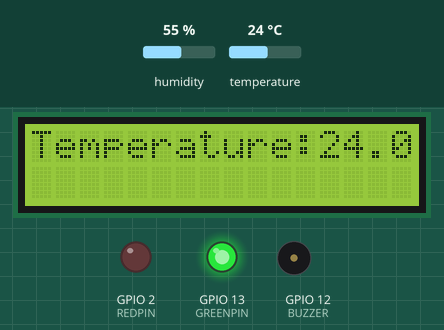
Simulated run of this sketch. Board: ESP8266 (NodeMCU). Parts: 16×2 character LCD, output pins drawn as LEDs (lit = HIGH), buzzer (waves = sounding, pin HIGH). The inputs (shaded band) are chosen by the test bench; at power-on: temperature 24 °C, humidity 55 %. WiFi joins after 1.5 s; servers stay silent unless stated; uploads are accepted with an empty reply; what the sketch prints to the serial monitor is not drawn.

Above: at 5.0 s.
5.1 s: temperature set to 34 °C
At 8.2 s:
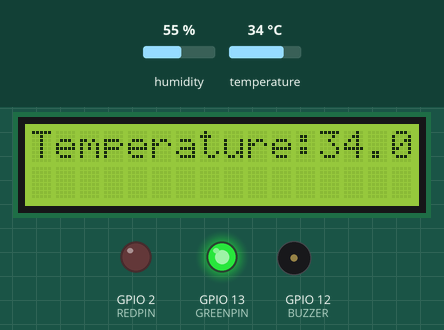
9.7 s: temperature set to 37 °C
At 12.0 s:
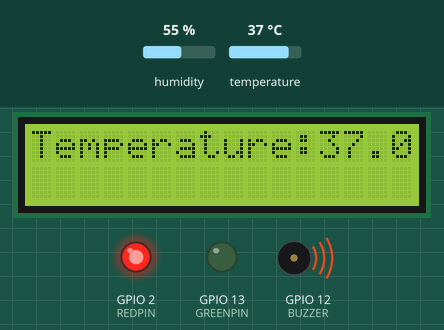
14.3 s: temperature set to 12 °C
At 18.5 s:
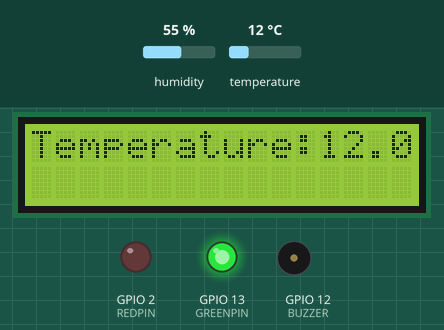
Timing chart, 0 to 20.0 s (numbered marks = the images above; inputs shaded):
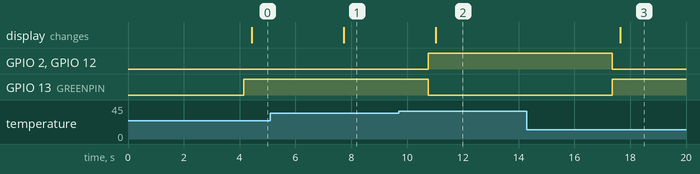

The sketch:

WEB_SERVER_TESTING_DHT_AND_LCD.ino
```cpp
#include <DHT.h>
#include <ESP8266WiFi.h>
#include <LiquidCrystal_I2C.h>

DHT dht(14, DHT11);

#define REDPIN 2
#define GREENPIN 13
#define BUZZER 12

const char* ssid = "RCA-WiFii";
const char* password = "@rca@2023";
//const char* host = "192.168.1.154";

LiquidCrystal_I2C lcd(0x27, 16, 2);

void setup()
{
  Serial.begin(115200);
  Serial.println("DHT11 Temperature and Humidity Sensor");
  dht.begin();

  // LEDs
  pinMode(REDPIN, OUTPUT);
  pinMode(GREENPIN, OUTPUT);
  pinMode(BUZZER, OUTPUT);

  // LCD
  lcd.begin(5,4);
  lcd.init();
  lcd.backlight();

  // Connect to Wi-Fi
  WiFi.begin(ssid, password);

  while (WiFi.status() != WL_CONNECTED) {
    delay(1000);
    Serial.println("Connecting to WiFi...");
  }
  Serial.println("Connected to WiFi");
}

void loop()
{
  delay(2000);
  float temperature = dht.readTemperature();
  float humidity = dht.readHumidity();

  if (isnan(temperature) || isnan(humidity))
  {
    Serial.println("Failed to read data from DHT sensor");
  }
  else
  {
    Serial.print("Temperature: ");
    Serial.print(temperature);
    Serial.print(" °C");
    Serial.println("");
    Serial.print("Humidity: ");
    Serial.print(humidity);
    Serial.print(" %");
  }

  if (temperature > 35){
    digitalWrite(REDPIN, HIGH);
    digitalWrite(BUZZER, HIGH);
    digitalWrite(GREENPIN, LOW);
   }
   else {
    digitalWrite(REDPIN, LOW);
    digitalWrite(BUZZER, LOW);
    digitalWrite(GREENPIN, HIGH);
   }
    Serial.println("About to send data ............");
   String tempData="";
   String indexNumber = "340722SPE0252022";
//   tempData = "{\"device\"=\"+indexNumber+\",\"temperature=\"+(String) temperature;
   tempData = "{\"temperature\": " +(String) temperature + ", \"humidity\": " + (String) humidity+ "}";
   uploadData("192.168.1.154",3000, "/data" , tempData);

   lcd.clear();
   lcd.print("Temperature:");
   lcd.print(temperature);

   delay(1000);

}

void uploadData(const char* host, const int httpPort, const char* filepath, const String& data) {
  WiFiClient wifiClient;

  if (wifiClient.connect(host, httpPort)) {
    wifiClient.print("POST ");
    wifiClient.print(filepath);
    wifiClient.println(" HTTP/1.1");
    wifiClient.print("Host: ");
    wifiClient.println(host);
    wifiClient.println("User-Agent: ESP8266/1.0");
    wifiClient.println("Content-Type: application/json");
    wifiClient.print("Content-Length: ");
    wifiClient.println(data.length());
    wifiClient.println();
    wifiClient.println(data);

    Serial.println("Request sent");
  } else {
    Serial.println("Failed to connect to server");
  }

  while (wifiClient.connected() && !wifiClient.available()) {
    delay(1); // Wait for response
  }

  if (wifiClient.available()) {
    String response = wifiClient.readStringUntil('\n');
    Serial.println("Response: " + response);
  }

  wifiClient.stop();
}
```

Measured:
- the behaviour switches between 35 and 36 °C on temperature (found by bisection; images 1 and 2)
- after the input at 5.1 s, the display: changes after 2.6 s (image 1)
- after the input at 9.7 s, GPIO 2 (REDPIN), GPIO 12 (BUZZER): LOW → HIGH after 1.1 s; GPIO 13 (GREENPIN): HIGH → LOW after 1.1 s; the display: changes after 1.3 s (image 2)
- after the input at 14.3 s, GPIO 2 (REDPIN), GPIO 12 (BUZZER): HIGH → LOW after 3.1 s; GPIO 13 (GREENPIN): LOW → HIGH after 3.1 s; the display: changes after 3.3 s (image 3)
